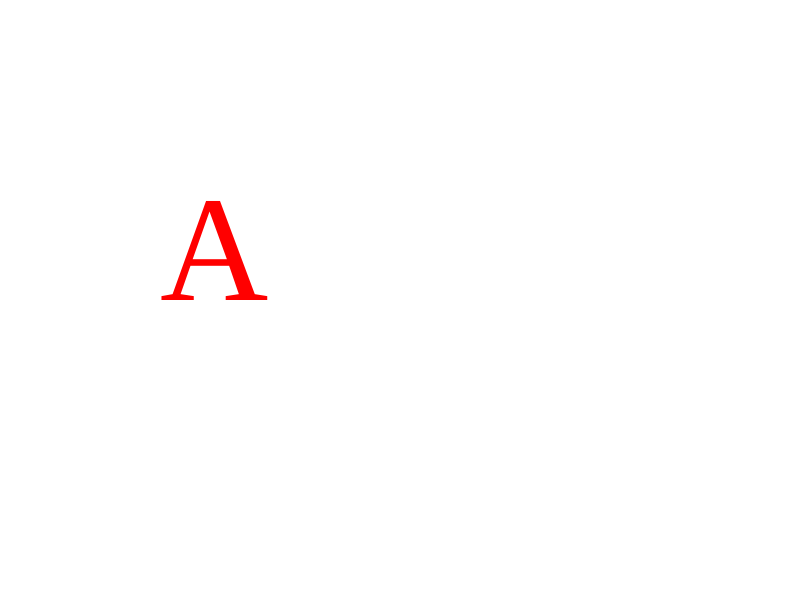
Frame 1 (no input)
Frame 60 (no input): identical to frame 1, image omitted
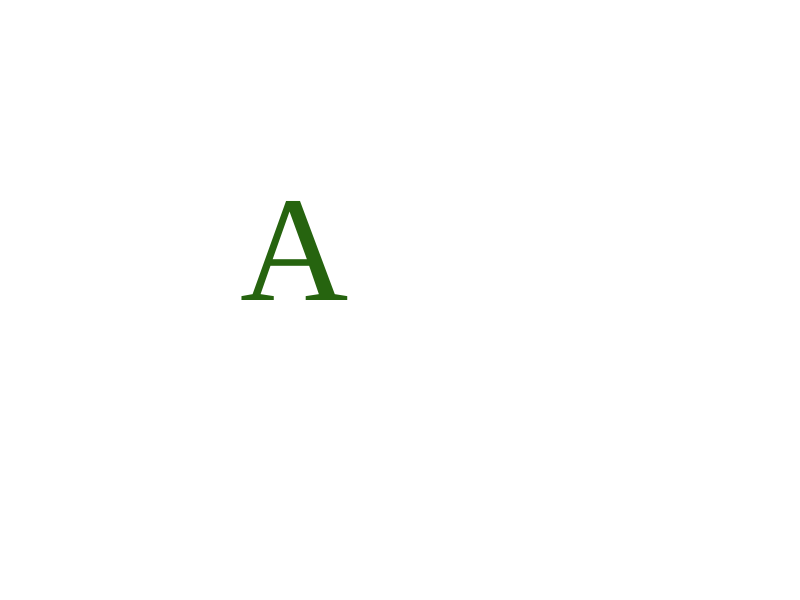
Frame 120 (the mouse pressed at the canvas centre since frame 60)

The p5.js sketch that drew these frames (run headless with seeded random() and noise() and a simulated clock; from frame 60 on, the mouse is pressed at the canvas centre):

// p5.js sketch
// ── sketch.js
"use strict";

let font = 'UnicornFarts-Regular';
let letters = "ABCDEFGHIJKLMNOPQRSTUVWXYZ";

function preload() {
}

function setup() {
  
  createCanvas(displayWidth, displayHeight);
  frameRate(100);
  fill('#f00');
  textFont(font);
  textSize(150);
  text('A', 160, height/2);
}

function draw() {
  if (mouseIsPressed && mouseButton == LEFT) {
    background('#fff');
    // fill(random(0, 120));
    fill(random(255), random(255), random(255));
    let newLetter = letters.charAt(frameCount%20);
    text(newLetter, mouseX-160, height/2);
  }
}
// ── style.css
@font-face {
  font-family: 'UnicornFarts-Regular';
  src:  url('http://unicorns.irenas.art/assets/UnicornFarts-Regular.otf') format('otf');
}

html, body {
  margin: 0;
  padding: 0;
}
canvas {
  display: block;
}
